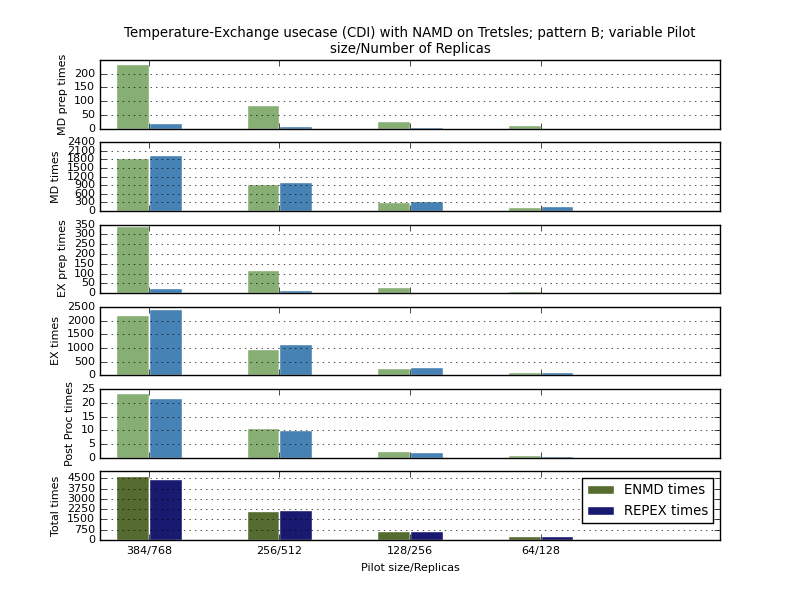

Here is the Python script that generated this plot:
import sys
import time
import numpy
import os
import datetime
from textwrap import wrap
from operator import add
import matplotlib.pyplot as plt


PWD    = os.path.dirname(os.path.abspath(__file__))

#-------------------------------------------------------------------------------

def gen_graph():

    enmd_avg_md_prep_times = []
    enmd_avg_md_times = []
    enmd_avg_exchange_prep_times = []
    enmd_avg_exchange_times = []
    enmd_avg_post_processing_times = []

    repex_avg_md_prep_times = []
    repex_avg_md_times = []
    repex_avg_exchange_prep_times = []
    repex_avg_exchange_times = []
    repex_avg_post_processing_times = []

    ############################################################################################
    # 64/128 

    md_prep_times = [11.15554, 12.643986, 16.038453]
    enmd_avg_md_prep_times.append( numpy.average(md_prep_times) )
    

    md_times = [119.813373, 139.695717, 156.084988]
    enmd_avg_md_times.append( numpy.average(md_times) )
 

    exchange_prep_times = [9.891328, 13.688966, 16.503259]
    enmd_avg_exchange_prep_times.append( numpy.average(exchange_prep_times) )


    exchange_times = [102.411035, 121.539652, 128.82382]
    enmd_avg_exchange_times.append( numpy.average(exchange_times) )
   

    post_processing_times = [0.671823, 0.798953, 1.097424]
    enmd_avg_post_processing_times.append( numpy.average(post_processing_times) )

    ############################################################################################
    # OK

    md_prep_times = [1.33276, 2.948043, 3.450892]
    repex_avg_md_prep_times.append( numpy.average(md_prep_times) )
    

    md_times = [137.878725, 156.24525, 174.764014]
    repex_avg_md_times.append( numpy.average(md_times) )
 

    exchange_prep_times = [2.171397, 2.699995, 2.915867]
    repex_avg_exchange_prep_times.append( numpy.average(exchange_prep_times) )

    exchange_times = [125.228446, 142.720571, 153.899415]
    repex_avg_exchange_times.append( numpy.average(exchange_times) )
   

    post_processing_times = [0.488691, 0.72613, 0.774859]
    repex_avg_post_processing_times.append( numpy.average(post_processing_times) )


    ############################################################################################

    ############################################################################################
    # 128/256

    md_prep_times = [22.541008, 35.884892]
    enmd_avg_md_prep_times.append( numpy.average(md_prep_times) )
    

    md_times = [271.408067, 365.774492]
    enmd_avg_md_times.append( numpy.average(md_times) )
 

    exchange_prep_times = [26.389173, 41.275375]
    enmd_avg_exchange_prep_times.append( numpy.average(exchange_prep_times) )


    exchange_times = [252.021597, 305.552244]
    enmd_avg_exchange_times.append( numpy.average(exchange_times) )
   

    post_processing_times = [2.053707, 2.707205]
    enmd_avg_post_processing_times.append( numpy.average(post_processing_times) )

    ############################################################################################
    # ok


    md_prep_times = [3.442241, 7.023973]
    repex_avg_md_prep_times.append( numpy.average(md_prep_times) )
    

    md_times = [303.468326, 387.972735]
    repex_avg_md_times.append( numpy.average(md_times) )
 

    exchange_prep_times = [4.880221, 6.347701]
    repex_avg_exchange_prep_times.append( numpy.average(exchange_prep_times) )


    exchange_times = [283.058266, 334.289674]
    repex_avg_exchange_times.append( numpy.average(exchange_times) )
   

    post_processing_times = [1.738836, 2.537882]
    repex_avg_post_processing_times.append( numpy.average(post_processing_times) )

    ############################################################################################

    ############################################################################################
    # 256/512 

    md_prep_times = [43.535514, 125.557439]
    enmd_avg_md_prep_times.append( numpy.average(md_prep_times) )
    

    md_times = [649.177261, 1249.577718]
    enmd_avg_md_times.append( numpy.average(md_times) )
 

    exchange_prep_times = [78.872782, 153.390076]
    enmd_avg_exchange_prep_times.append( numpy.average(exchange_prep_times) )


    exchange_times = [820.879971, 1127.394562]
    enmd_avg_exchange_times.append( numpy.average(exchange_times) )
   
    post_processing_times = [10.086089, 11.759318]
    enmd_avg_post_processing_times.append( numpy.average(post_processing_times) )

    ############################################################################################

    md_prep_times = [3.918126, 17.080726]
    repex_avg_md_prep_times.append( numpy.average(md_prep_times) )
    
    md_times = [765.13554, 1280.874559]
    repex_avg_md_times.append( numpy.average(md_times) )
 

    exchange_prep_times = [10.708313, 16.369491]
    repex_avg_exchange_prep_times.append( numpy.average(exchange_prep_times) )

    exchange_times = [912.782984, 1386.196337]
    repex_avg_exchange_times.append( numpy.average(exchange_times) )
   

    post_processing_times = [9.147824, 10.985776]
    repex_avg_post_processing_times.append( numpy.average(post_processing_times) )

    ############################################################################################

    ############################################################################################
    # 384/768

    md_prep_times = [98.983471, 370.094089]
    enmd_avg_md_prep_times.append( numpy.average(md_prep_times) )
    

    md_times = [1314.953057, 2386.687527]
    enmd_avg_md_times.append( numpy.average(md_times) )
 

    exchange_prep_times = [222.776623, 460.798372]
    enmd_avg_exchange_prep_times.append( numpy.average(exchange_prep_times) )

    exchange_times = [1870.395685, 2527.059035]
    enmd_avg_exchange_times.append( numpy.average(exchange_times) )
   

    post_processing_times = [24.110429, 22.896567]
    enmd_avg_post_processing_times.append( numpy.average(post_processing_times) )

    ############################################################################################
   
    md_prep_times = [6.488597, 33.02816]
    repex_avg_md_prep_times.append( numpy.average(md_prep_times) )
    

    md_times = [1553.938179, 2337.339562]
    repex_avg_md_times.append( numpy.average(md_times) )
 

    exchange_prep_times = [19.786654, 31.675783]
    repex_avg_exchange_prep_times.append( numpy.average(exchange_prep_times) )

    exchange_times = [1797.384527, 3057.211613]
    repex_avg_exchange_times.append( numpy.average(exchange_times) )
   

    post_processing_times = [18.692643, 24.879094]
    repex_avg_post_processing_times.append( numpy.average(post_processing_times) )


    ############################################################################################

    ############################################################################################

    enmd_avg_md_prep_times = enmd_avg_md_prep_times[::-1]
    enmd_avg_md_times = enmd_avg_md_times[::-1]
    enmd_avg_exchange_prep_times = enmd_avg_exchange_prep_times[::-1]
    enmd_avg_exchange_times = enmd_avg_exchange_times[::-1]
    enmd_avg_post_processing_times = enmd_avg_post_processing_times[::-1]


    times_1 = map(add, enmd_avg_md_prep_times, enmd_avg_md_times)
    times_2 = map(add, enmd_avg_exchange_prep_times, enmd_avg_exchange_times)
    times_3 = map(add, times_1, times_2)

    enmd_total_times = map(add, times_3, enmd_avg_post_processing_times)

    repex_avg_md_prep_times = repex_avg_md_prep_times[::-1]
    repex_avg_md_times = repex_avg_md_times[::-1]
    repex_avg_exchange_prep_times = repex_avg_exchange_prep_times[::-1]
    repex_avg_exchange_times = repex_avg_exchange_times[::-1]
    repex_avg_post_processing_times = repex_avg_post_processing_times[::-1]


    times_1 = map(add, repex_avg_md_prep_times, repex_avg_md_times)
    times_2 = map(add, repex_avg_exchange_prep_times, repex_avg_exchange_times)
    times_3 = map(add, times_1, times_2)

    repex_total_times = map(add, times_3, repex_avg_post_processing_times)


    # Five subplots, the axes array is 1-d
    f, axarr = plt.subplots(6, sharex=True)

    N = 4

    ind = numpy.arange(N)    # the x locations for the groups
    width = 0.25             # the width of the bars: can also be len(x) sequence 
    plt.rc("font", size=8)


    p1_1 = axarr[0].bar(ind-0.5*width, enmd_avg_md_prep_times, width, color='sage', edgecolor = "white")
    p1_2 = axarr[0].bar(ind+0.5*width, repex_avg_md_prep_times, width, color='steelblue', edgecolor = "white")

    p2_1 = axarr[1].bar(ind-0.5*width, enmd_avg_md_times, width, color='sage', edgecolor = "white" )
    p2_2 = axarr[1].bar(ind+0.5*width, repex_avg_md_times, width, color='steelblue', edgecolor = "white")

    p3_1 = axarr[2].bar(ind-0.5*width, enmd_avg_exchange_prep_times, width, color='sage', edgecolor = "white" )
    p3_2 = axarr[2].bar(ind+0.5*width, repex_avg_exchange_prep_times, width, color='steelblue', edgecolor = "white")

    p4_1 = axarr[3].bar(ind-0.5*width, enmd_avg_exchange_times, width, color='sage', edgecolor = "white" )
    p4_2 = axarr[3].bar(ind+0.5*width, repex_avg_exchange_times, width, color='steelblue', edgecolor = "white")

    p5_1 = axarr[4].bar(ind-0.5*width, enmd_avg_post_processing_times, width, color='sage', edgecolor = "white" )
    p5_2 = axarr[4].bar(ind+0.5*width, repex_avg_post_processing_times, width, color='steelblue', edgecolor = "white" )

    p6_1 = axarr[5].bar(ind-0.5*width, enmd_total_times, width, color='darkolivegreen', edgecolor = "white" )
    p6_2 = axarr[5].bar(ind+0.5*width, repex_total_times, width, color='midnightblue', edgecolor = "white" )


    ############################

    axarr[0].set_ylabel('MD prep times')
    axarr[1].set_ylabel('MD times')
    axarr[2].set_ylabel('EX prep times')
    axarr[3].set_ylabel('EX times')
    axarr[4].set_ylabel('Post Proc times')
    axarr[5].set_ylabel('Total times')

    text ='Temperature-Exchange usecase (CDI) with NAMD on Tretsles; pattern B; variable Pilot size/Number of Replicas'
    axarr[0].set_title('\n'.join(wrap(text,90)))
    
    plt.xlim(-0.25, 4.5)
    plt.xticks(ind+width/2., ('384/768', '256/512', '128/256', '64/128' ) )
    
    plt.xlabel('Pilot size/Replicas')

    axarr[0].set_yticks(numpy.arange(0,250,50))
    axarr[1].set_yticks(numpy.arange(0,2500,300))
    axarr[2].set_yticks(numpy.arange(0,400,50))
    axarr[3].set_yticks(numpy.arange(0,2800,500))
    axarr[4].set_yticks(numpy.arange(0,30,5))
    axarr[5].set_yticks(numpy.arange(0,5000,750))

    plt.legend((p6_1[0], p6_2[0]), ('ENMD times', 'REPEX times') )

    axarr[0].yaxis.grid(True, which='major')
    axarr[1].yaxis.grid(True, which='major')
    axarr[2].yaxis.grid(True, which='major')
    axarr[3].yaxis.grid(True, which='major')
    axarr[4].yaxis.grid(True, which='major')
    axarr[5].yaxis.grid(True, which='major')
    
    
    plt.savefig('trestles-variable-pilots-variable-replicas.png')
   

#-------------------------------------------------------------------------------

if __name__ == "__main__":
    
    gen_graph()
